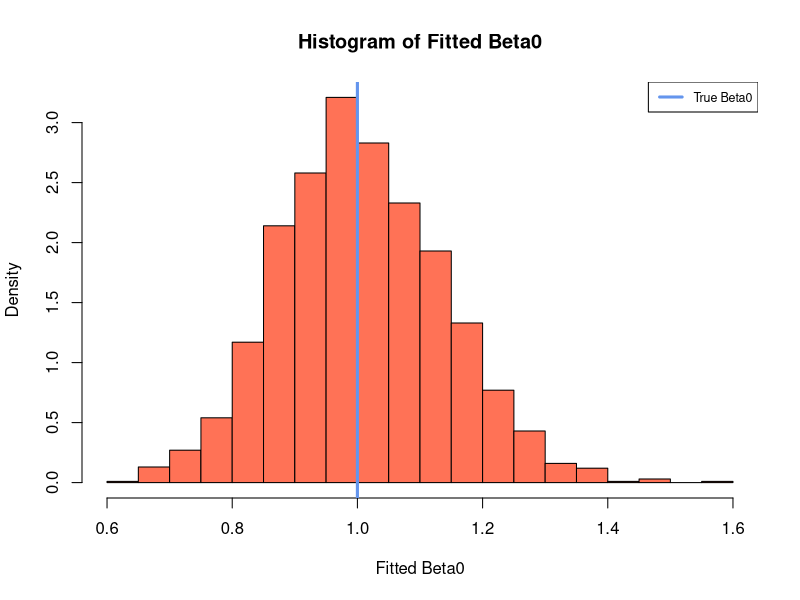
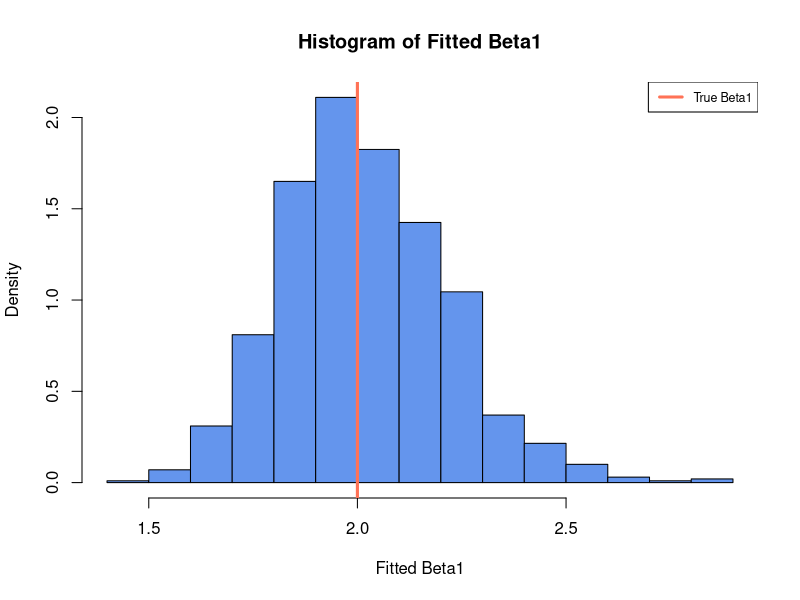
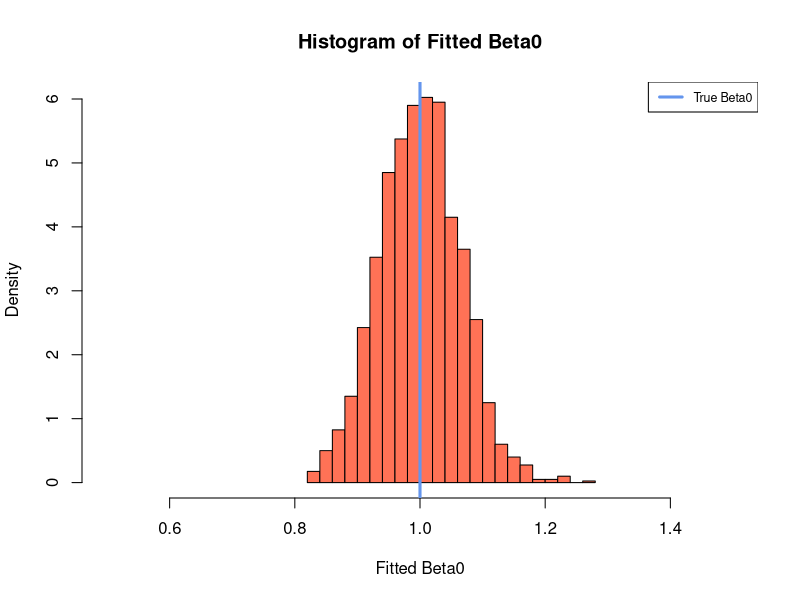
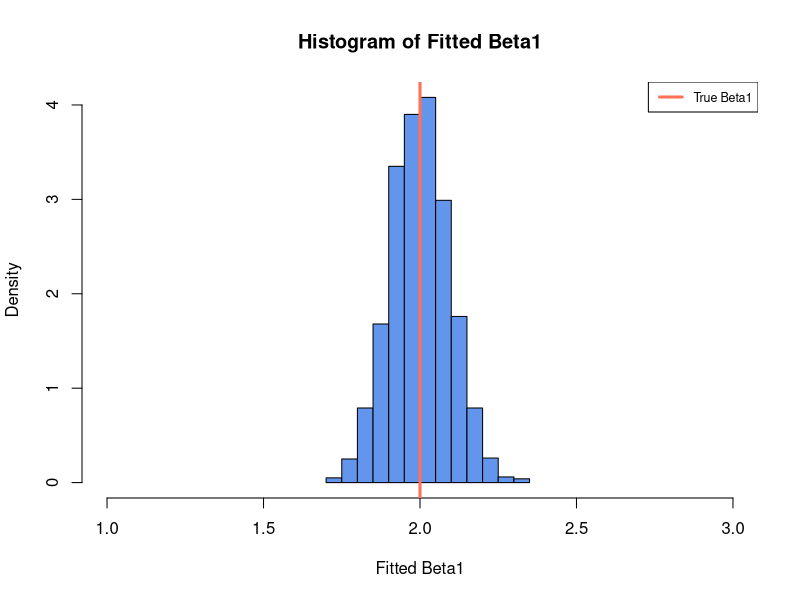
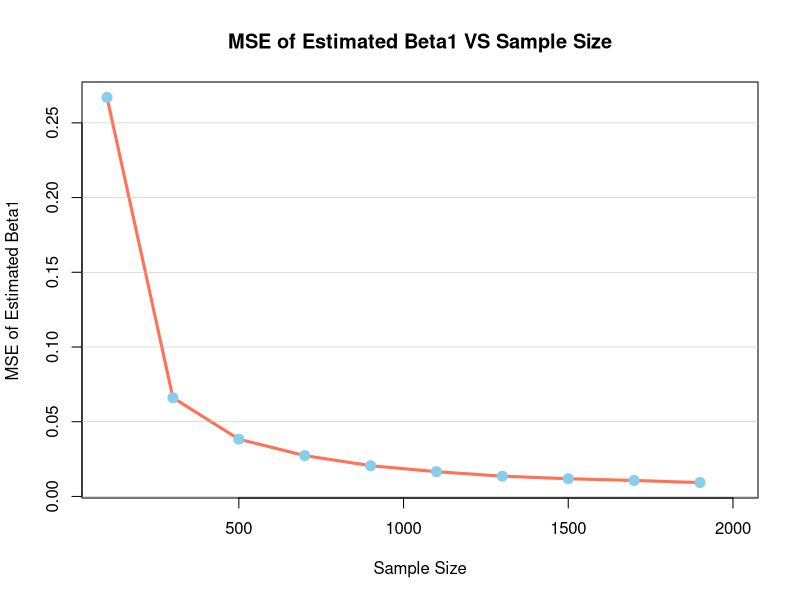
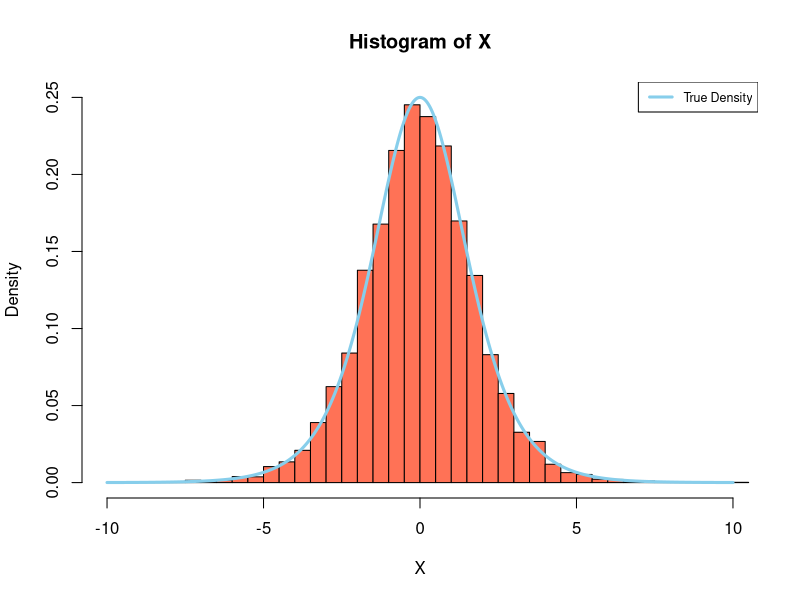

Here is the R script that generated these plots, in order:
# questoin 1-a
bern_p <- function(x) {
  return(exp(1 + 2 * x) / (1 + exp(1 + 2 * x)))
}
n <- 500
x_value <- rnorm(500)
y_value <- rbinom(n, size=1, p=bern_p(x_value))
xy_logic = glm(y_value~x_value, family = "binomial")

beta0 <- summary(xy_logic)$coefficient[1,1]
beta1 <- summary(xy_logic)$coefficient[2,1]
beta0
beta1

# question 1-b
N = 2000
beta0_sim <- rep(NA, N)
beta1_sim <- rep(NA, N)

for (ii in 1:N) {
  x_value <- rnorm(n)
  y_value <- rbinom(n, size=1, p=bern_p(x_value))
  xy_logic = glm(y_value~x_value, family = "binomial")
  beta0_sim[ii] <- summary(xy_logic)$coefficient[1,1]
  beta1_sim[ii] <- summary(xy_logic)$coefficient[2,1]
}

hist(beta0_sim, probability=T, main='Histogram of Fitted Beta0', breaks=20,
     xlab='Fitted Beta0', col='coral1')
abline(v=1, lwd=3, col='cornflowerblue' )
legend('topright', 'True Beta0', col='cornflowerblue', lwd=3, cex=0.75)

hist(beta1_sim, probability=T, main='Histogram of Fitted Beta1', breaks=20,
     xlab='Fitted Beta1', col='cornflowerblue')
abline(v=2, lwd=3, col='coral1' )
legend('topright', 'True Beta1', col='coral1', lwd=3, cex=0.75)

mean(beta0_sim)
mean(beta1_sim)

# question 1-d
n = 2000
N = 2000
beta0_sim <- rep(NA, N)
beta1_sim <- rep(NA, N)

for (ii in 1:N) {
  x_value <- rnorm(n)
  y_value <- rbinom(n, size=1, p=bern_p(x_value))
  xy_logic = glm(y_value~x_value, family = "binomial")
  beta0_sim[ii] <- summary(xy_logic)$coefficient[1,1]
  beta1_sim[ii] <- summary(xy_logic)$coefficient[2,1]
}

hist(beta0_sim, probability=T, main='Histogram of Fitted Beta0', breaks=20,
     xlab='Fitted Beta0', col='coral1', xlim=c(0.5, 1.5))
abline(v=1, lwd=3, col='cornflowerblue' )
legend('topright', 'True Beta0', col='cornflowerblue', lwd=3, cex=0.75)

hist(beta1_sim, probability=T, main='Histogram of Fitted Beta1', breaks=20,
     xlab='Fitted Beta1', col='cornflowerblue', xlim=c(1, 3))
abline(v=2, lwd=3, col='coral1' )
legend('topright', 'True Beta1', col='coral1', lwd=3, cex=0.75)

# question 1-e
library(Metrics)
sample_sizes <- seq(from=100, to=2000, by=200)
beta1_mse <- rep(NA, length(sample_sizes))
N = 2000

for (ii in 1:length(sample_sizes)) {
  n <- sample_sizes[ii]
  beta1 <- rep(NA, N)
  for (jj in 1:N) {
    x_value <- rnorm(n)
    y_value <- rbinom(n, size=1, p=bern_p(x_value))
    xy_logic = glm(y_value~x_value, family = "binomial")
    beta1[jj] <- summary(xy_logic)$coefficient[2,1]
  }
  beta1_mse[ii] <- mse(beta1, 2)
}

plot(x=sample_sizes, y=beta1_mse, type='ln', lwd=3, col='coral1', xlim=c(100, 2000),
     xlab='Sample Size', ylab='MSE of Estimated Beta1', 
     main='MSE of Estimated Beta1 VS Sample Size')
points(x=sample_sizes, y=beta1_mse, pch=20, cex=2, col="skyblue")
grid(nx=NA,ny=NULL,lty=1,lwd=0.5,col="gray")


# question 2-c
density_func <- function(x) {
  return(exp(x)/(1 + exp(x))^2)
}

M = 1.7
sim_size <- 20000
sim_U <- runif(sim_size)
sim_Y <- rcauchy(sim_size, 0, 1)
sim_X <- sim_Y[which(sim_U < density_func(sim_Y) / (M * dcauchy(sim_Y)))]

x_base <- seq(-10, 10, 0.01)
density_value <- density_func(x_base)

hist(sim_X, breaks=30, probability=T, xlim=c(-10,10), ylim=c(0, 0.25),
     xlab='X', main='Histogram of X', col='coral1')
lines(x_base, density_value, lwd=3, col='skyblue')
legend('topright', col='skyblue', legend='True Density', lwd=3, cex=0.75)
